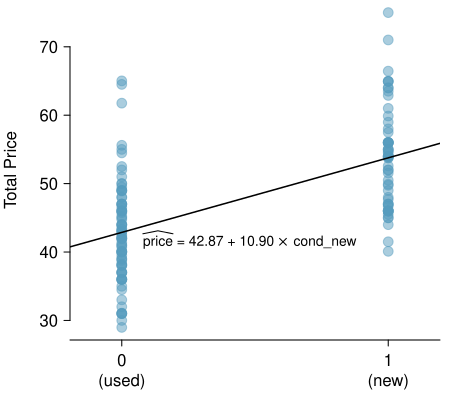

R code for this plot:
library(openintro)
data(COL)
data(marioKart)
mk      <- marioKart[marioKart$totalPr < 100, ]
mk$cond <- relevel(mk$cond, "used")
cond <- as.numeric(ifelse(mk$cond == "new", 1, 0))



myPDF('marioKartNewUsed.pdf', 4.5, 4, mar=c(3,3.5,0,0.5), mgp=c(1.9,1.5,0))
dotPlot(mk$totalPr, cond, vertical=TRUE, at=0:1, key=0:1, xlab="", ylab="", axes=FALSE, col=COL[1,3], pch=19, cex=1.3)
axis(1, at=-1:2, labels=c("", "0\n(used)", "1\n(new)", ""))
par(mgp=c(1.9,0.6,0))
axis(2)
par(las=0)
mtext("Total Price", 2, line=2.5)
g <- lm(mk$totalPr ~ cond)
abline(g, lwd=1.5, col=COL[5])
text(0.48, 41.8, expression(widehat(price) *" = 42.87 + 10.90     cond_new"), cex=0.8)
points(0.605, 41.5, pch=4, cex=0.9)
dev.off()
